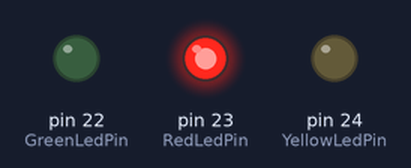
This sketch was run on a simulated Arduino Mega 2560, built with avr-gcc and run on an emulated ATmega2560. On the bench: output pins drawn as LEDs (lit = HIGH).

Above: at 0.2 s.
At 1.2 s:
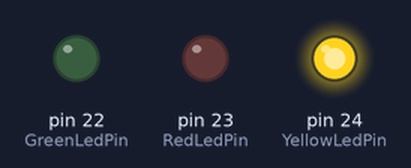
At 2.7 s:
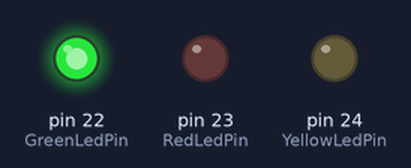
At 3.7 s:
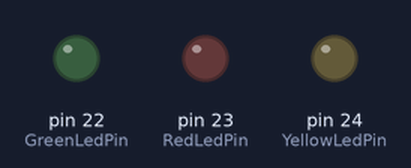
Timing chart, 0 to 4.6 s (numbered marks = the images above):
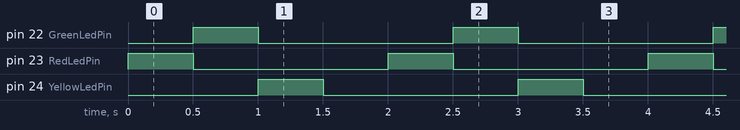

Measured:
- by itself, pin 22 (GreenLedPin), pin 23 (RedLedPin), pin 24 (YellowLedPin): alternates HIGH for 0.50 s and LOW for 1.5 s
- by itself, everything shown: repeats every 2.0 s, in 4 steps

The sketch:

Arancino_3Led_seq_2.ino
```cpp
// Define the pins for the LEDs
const int RedLedPin = 23; // GPIO 23 (Pin D23 on Arancino Connector)
const int GreenLedPin = 22; // GPIO 22 (Pin D22 on Arancino Connector)
const int YellowLedPin = 24; // GPIO 24 (Pin D24 on Arancino Connector)

// Define the number of LEDs and their pins in an array
const int ledPins[] = {RedLedPin, GreenLedPin, YellowLedPin};
const int numLeds = 3; // Total number of LEDs

void setup() {
  // Initialize each LED pin as an output
  for (int i = 0; i < numLeds; i++) {
    pinMode(ledPins[i], OUTPUT); // Set each GPIO as output
    digitalWrite(ledPins[i], LOW); // Ensure all LEDs are off initially
  }
}

void loop() {
  // Loop through each LED in the array
  for (int i = 0; i < numLeds; i++) {
    digitalWrite(ledPins[i], HIGH); // Turn on the current LED
    delay(500); // Keep the LED on for 500ms
    digitalWrite(ledPins[i], LOW); // Turn off the current LED
  }

  // Add a delay between cycles for better visualization
  delay(500);
}
```
